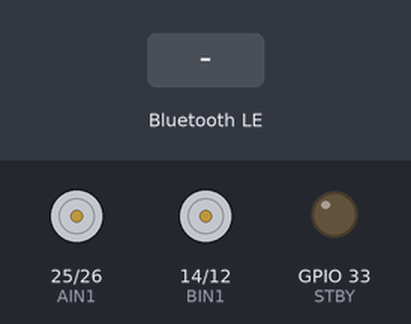
Recording of a sketch running on a simulated ESP32. Shown: motor-driver pin pairs drawn as motors (green arrow = first pin HIGH = forward, orange = second pin HIGH = backward, longer = more drive, scaled by the enable pin, stopped while the standby pin is LOW), output pins drawn as LEDs (lit = HIGH). The test bench sets the inputs (shaded band). Nothing arrives over Bluetooth unless stated; a phone connects over Bluetooth LE 3 s after start; what the sketch prints to the serial monitor is not drawn.

Above: at 1.2 s.
1.3 s: Bluetooth LE write "F" received
At 2.1 s:
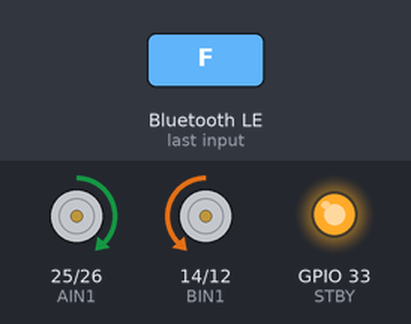
4.3 s: Bluetooth LE write "B" received
At 5.0 s:
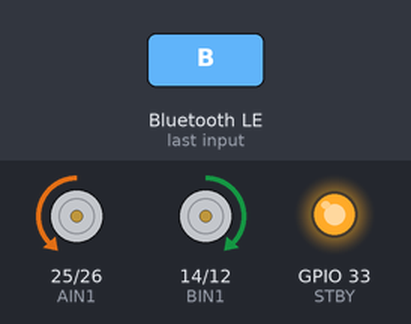
Timing chart, 0 to 7.3 s (numbered marks = the images above; inputs shaded):
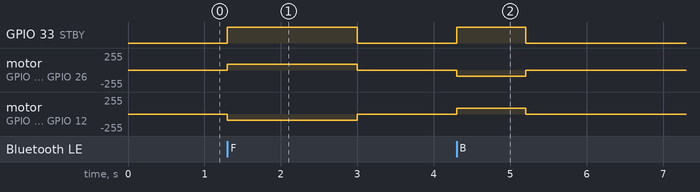

Measured:
- after the input at 1.3 s, GPIO 33 (STBY): LOW → HIGH at once, → LOW 1.7 s later; motor on GPIO 25 (AIN1) / GPIO 26 (AIN2): stopped → forward 90/255 at once, → stopped 1.7 s later; motor on GPIO 14 (BIN1) / GPIO 12 (BIN2): stopped → backward 90/255 at once, → stopped 1.7 s later
- after the input at 4.3 s, GPIO 33 (STBY): LOW → HIGH at once, → LOW 0.90 s later; motor on GPIO 25 (AIN1) / GPIO 26 (AIN2): stopped → backward 90/255 at once, → stopped 0.90 s later; motor on GPIO 14 (BIN1) / GPIO 12 (BIN2): stopped → forward 90/255 at once, → stopped 0.90 s later

The sketch:

CYBER_2_0_ESP32.ino
```cpp
/*
 CYBER 2.0 BLE motor starter. ESP32 Arduino core 3.x.
 Pin map: TB6612 AIN1=25 AIN2=26 PWMA=27; BIN1=14 BIN2=12 PWMB=13; STBY=33.
 Battery + -> VM, battery - -> GND, ESP32 GND -> same GND, VCC logic -> 3V3.
 Check motor current and wiring before powering. Test wheels lifted.
*/
#include <BLEDevice.h>
#include <BLEServer.h>
#include <BLEUtils.h>
#include <BLE2902.h>
const char* DEVICE_NAME="CYBER 2.0";
const char* SERVICE_UUID="0000ffe0-0000-1000-8000-00805f9b34fb";
const char* CHARACTERISTIC_UUID="0000ffe1-0000-1000-8000-00805f9b34fb";
const int AIN1=25,AIN2=26,PWMA=27,BIN1=14,BIN2=12,PWMB=13,STBY=33;
const uint32_t COMMAND_TIMEOUT_MS=900;
bool connected=false,emergency=false,autopilot=false;
int speedValue=90; uint32_t lastMotion=0; String lastCmd="S";
void motor(int a,int b,int pwm,int v,bool invert){if(invert)v=-v;v=constrain(v,-255,255);digitalWrite(a,v>0);digitalWrite(b,v<0);ledcWrite(pwm,abs(v));}
void stopMotors(){motor(AIN1,AIN2,PWMA,0,false);motor(BIN1,BIN2,PWMB,0,true);digitalWrite(STBY,LOW);lastCmd="S";}
void drive(int l,int r){if(emergency){stopMotors();return;}digitalWrite(STBY,HIGH);motor(AIN1,AIN2,PWMA,l,false);motor(BIN1,BIN2,PWMB,r,true);}
void handle(String c){c.trim();if(!c.length())return;if(c=="E"){emergency=true;autopilot=false;stopMotors();return;}if(c=="RESET"){emergency=false;stopMotors();return;}if(c.startsWith("V")){speedValue=constrain(c.substring(1).toInt(),0,255);return;}if(c=="A1"){if(!emergency)autopilot=true;stopMotors();return;}if(c=="A0"){autopilot=false;stopMotors();return;}if(c=="H"){stopMotors();return;}if(emergency){stopMotors();return;}if(c=="F"){drive(speedValue,speedValue);lastCmd="F";}else if(c=="B"){drive(-speedValue,-speedValue);lastCmd="B";}else if(c=="L"){drive(-speedValue,speedValue);lastCmd="L";}else if(c=="R"){drive(speedValue,-speedValue);lastCmd="R";}else if(c=="S"){stopMotors();}if(c=="F"||c=="B"||c=="L"||c=="R")lastMotion=millis();}
class ServerCallbacks:public BLEServerCallbacks{void onConnect(BLEServer*)override{connected=true;stopMotors();}void onDisconnect(BLEServer*)override{connected=false;autopilot=false;stopMotors();delay(100);BLEDevice::startAdvertising();}};
class CharCallbacks:public BLECharacteristicCallbacks{void onWrite(BLECharacteristic*c)override{std::string v=c->getValue();handle(String(v.c_str()));}};
void setup(){Serial.begin(115200);pinMode(AIN1,OUTPUT);pinMode(AIN2,OUTPUT);pinMode(BIN1,OUTPUT);pinMode(BIN2,OUTPUT);pinMode(STBY,OUTPUT);digitalWrite(STBY,LOW);ledcAttach(PWMA,18000,8);ledcAttach(PWMB,18000,8);stopMotors();BLEDevice::init(DEVICE_NAME);BLEServer*s=BLEDevice::createServer();s->setCallbacks(new ServerCallbacks());BLEService*sv=s->createService(SERVICE_UUID);BLECharacteristic*c=sv->createCharacteristic(CHARACTERISTIC_UUID,BLECharacteristic::PROPERTY_READ|BLECharacteristic::PROPERTY_WRITE|BLECharacteristic::PROPERTY_WRITE_NR);c->setCallbacks(new CharCallbacks());c->setValue("READY");sv->start();BLEAdvertising*a=BLEDevice::getAdvertising();a->addServiceUUID(SERVICE_UUID);a->setScanResponse(true);BLEDevice::startAdvertising();lastMotion=millis();Serial.println("CYBER 2.0 ready");}
void loop(){if(connected&&lastCmd!="S"&&millis()-lastMotion>COMMAND_TIMEOUT_MS)stopMotors();delay(5);}
```
